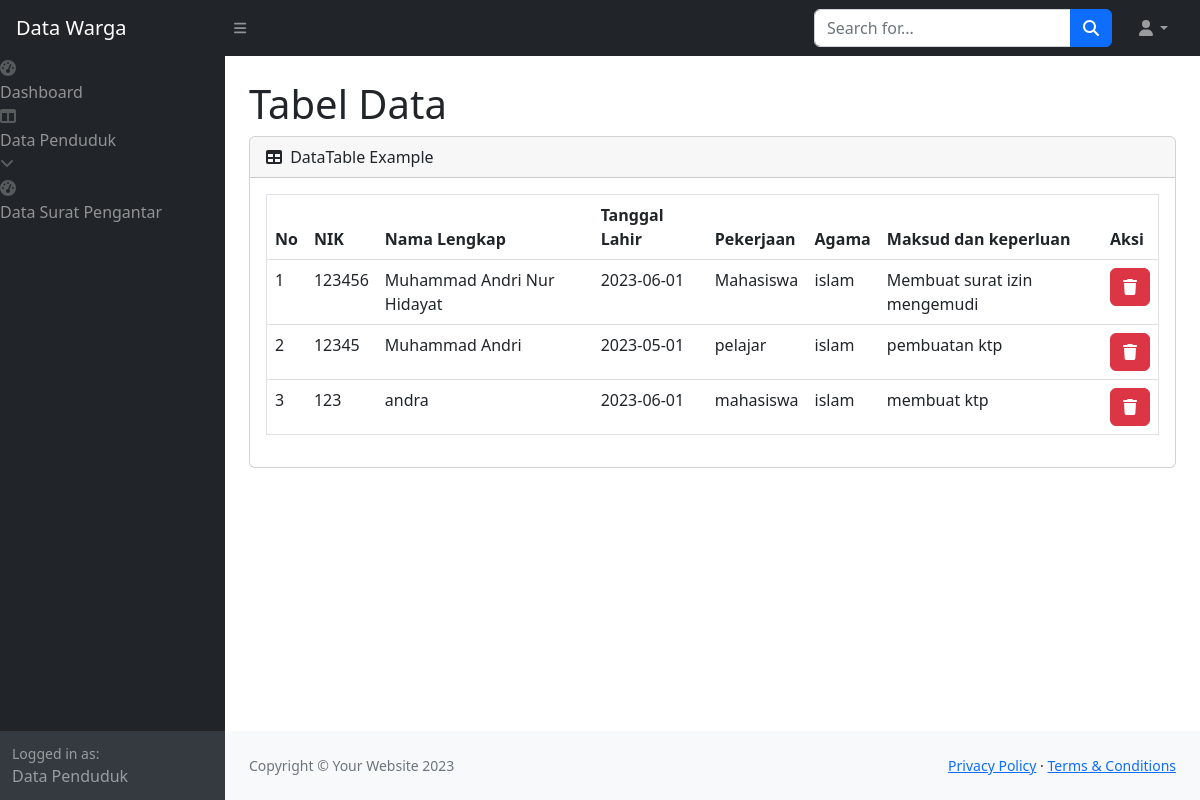
The page /surat/surat_pengantar/index.php on the database its author committed.
### tables this page shows
CREATE TABLE `surat_pengantar` (
  `nik` int(25) NOT NULL,
  `nama_lengkap` varchar(35) NOT NULL,
  `tanggal_lahir` date NOT NULL,
  `pekerjaan` text NOT NULL,
  `agama` enum('islam','katolik','protestan','hindu','budha','konghucu') NOT NULL,
  `status` enum('menikah','pelajar') NOT NULL,
  `maksud_perihal` text NOT NULL
);

### surat/surat_pengantar/index.php (the view, shortened to what this page needs)
<!DOCTYPE html>
<html lang="en">
    <head>
        <link href="https://cdn.jsdelivr.net/npm/simple-datatables@7.1.2/dist/style.min.css" rel="stylesheet" />
        <link href="../../startbootstrap-sb-admin-gh-pages/css/styles.css" rel="stylesheet" />
    </head>
    <body class="sb-nav-fixed">
        <nav class="sb-topnav navbar navbar-expand navbar-dark bg-dark">
            <a class="navbar-brand ps-3" href="index.html">Data Warga</a>
            <button class="btn btn-link btn-sm order-1 order-lg-0 me-4 me-lg-0" id="sidebarToggle" href="#!"><i class="fas fa-bars"></i></button>
            <form class="d-none d-md-inline-block form-inline ms-auto me-0 me-md-3 my-2 my-md-0">
                <div class="input-group">
                    <input class="form-control" type="text" placeholder="Search for..." aria-label="Search for..." aria-describedby="btnNavbarSearch" />
                    <button class="btn btn-primary" id="btnNavbarSearch" type="button"><i class="fas fa-search"></i></button>
                </div>
            </form>
            <ul class="navbar-nav ms-auto ms-md-0 me-3 me-lg-4">
                <li class="nav-item dropdown">
                    <a class="nav-link dropdown-toggle" id="navbarDropdown" href="#" role="button" data-bs-toggle="dropdown" aria-expanded="false"><i class="fas fa-user fa-fw"></i></a>
                </li>
            </ul>
        </nav>
        <div id="layoutSidenav">
            <div id="layoutSidenav_nav">
                <nav class="sb-sidenav accordion sb-sidenav-dark" id="sidenavAccordion">
                    <div class="sb-sidenav-menu">
                    <a class="nav-link" href="../../dashboard.php">
                                <div class="sb-nav-link-icon"><i class="fas fa-tachometer-alt"></i></div>
                                Dashboard
                            </a>
                            <a class="nav-link collapsed" href="#" data-bs-toggle="collapse" data-bs-target="#collapseLayouts" aria-expanded="false" aria-controls="collapseLayouts">
                                <div class="sb-nav-link-icon"><i class="fas fa-columns"></i></div>
                                Data Penduduk
                                <div class="sb-sidenav-collapse-arrow"><i class="fas fa-angle-down"></i></div>
                            </a>
                            <a class="nav-link" href="../surat_pengantar/index.php">
                                <div class="sb-nav-link-icon"><i class="fas fa-tachometer-alt"></i></div>
                                Data Surat Pengantar
                            </a>
                    </div>
                    <div class="sb-sidenav-footer">
                        <div class="small">Logged in as:</div>
                        Data Penduduk
                    </div>
                </nav>
            </div>
            <div id="layoutSidenav_content">
                <main>
                    <div class="container-fluid px-4">
                        <h1 class="mt-4">Tabel Data</h1>
                        <div class="card mb-4">
                            <div class="card-header">
                                <i class="fas fa-table me-1"></i>
                                DataTable Example
                            </div>
                            <div class="card-body">
                                <table border="1" cellspacing="0" class="table">
                                    <thead>
                                        <tr>
                                            <th>No</th>
                                            <th>NIK</th>
                                            <th>Nama Lengkap</th>
                                            <th>Tanggal Lahir</th>
                                            <th>Pekerjaan</th>
                                            <th>Agama</th>
                                            <th>Maksud dan keperluan</th>
                                            <th>Aksi</th>
                                        </tr>
                                    </thead>
                                    <tbody>
                                    <?php
                                    $no = 1;
                                    $pengantar = mysqli_query($conn, "SELECT * FROM `surat_pengantar` ORDER BY nik DESC");
                                        while($row = mysqli_fetch_array($pengantar)){
                                    ?>
                                <tr>
                                    <td><?= $no++ ?></td>
                                    <td><?= $row['nik'] ?></td>
                                    <td><?= $row['nama_lengkap'] ?></td>
                                    <td><?= $row['tanggal_lahir'] ?></td>
                                    <td><?= $row['pekerjaan'] ?></td>
                                    <td><?= $row['agama'] ?></td>
                                    <td><?= $row['maksud_perihal'] ?></td>
                                    <td>
                                                <form action="" method="post"><input type="hidden" name="nik" value="<?= $d->nik ?>"><button name="hapus" class="btn btn-danger"><i class="fa fa-trash"></i></button></form>
                                            </td>
                                </tr>
                                <?php } ?>
                                    </tbody>
                                </table>
                            </div>
                        </div>
                    </div>
                </main>
                <footer class="py-4 bg-light mt-auto">
                    <div class="container-fluid px-4">
                        <div class="d-flex align-items-center justify-content-between small">
                            <div class="text-muted">Copyright &copy; Your Website 2023</div>
                            <div>
                                <a href="#">Privacy Policy</a>
                                &middot;
                                <a href="#">Terms &amp; Conditions</a>
                            </div>
                        </div>
                    </div>
                </footer>
            </div>
        </div>
    </body>
</html>

### rows shown on the page
surat_pengantar: nik "123456", nama_lengkap "Muhammad Andri Nur Hidayat", tanggal_lahir "2023-06-01", pekerjaan "Mahasiswa", agama "islam", maksud_perihal "Membuat surat izin mengemudi"
surat_pengantar: nik "12345", nama_lengkap "Muhammad Andri", tanggal_lahir "2023-05-01", pekerjaan "pelajar", agama "islam", maksud_perihal "pembuatan ktp"
surat_pengantar: nik "123", nama_lengkap "andra", tanggal_lahir "2023-06-01", pekerjaan "mahasiswa", agama "islam", maksud_perihal "membuat ktp"
